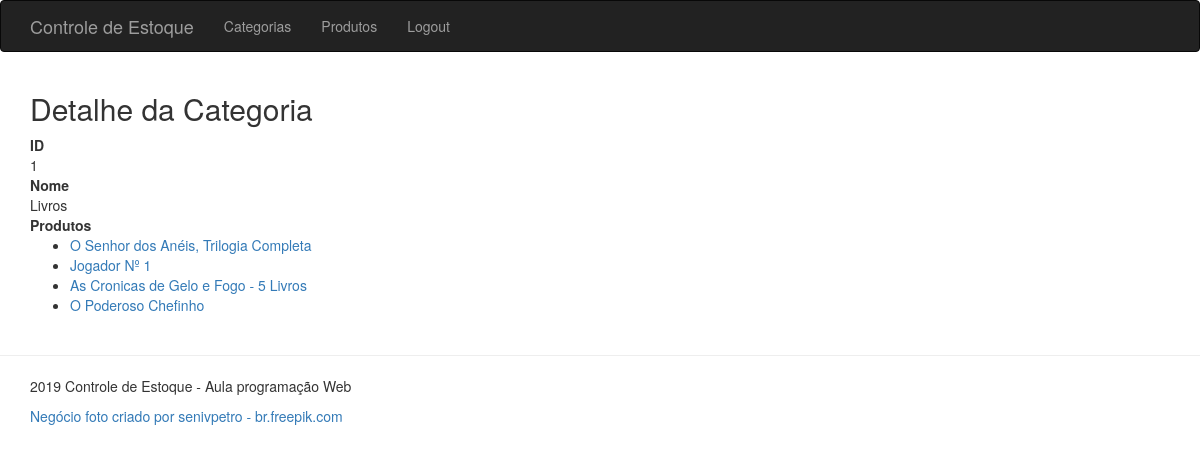
The page /categorias-detalhe.php?id=1 (signed in) on the database its author committed.
### tables this page shows
CREATE TABLE `categorias` (
  `id` int(11) NOT NULL AUTO_INCREMENT,
  `nome` varchar(50) NOT NULL,
  PRIMARY KEY (`id`)
);

CREATE TABLE `produtos` (
  `id` int(11) NOT NULL AUTO_INCREMENT,
  `nome` varchar(150) NOT NULL,
  `preco` double(9,2) NOT NULL,
  `quantidade` int(11) NOT NULL,
  `categoria_id` int(11) NOT NULL,
  PRIMARY KEY (`id`),
  KEY `fk_categorias` (`categoria_id`),
  CONSTRAINT `fk_categorias` FOREIGN KEY (`categoria_id`) REFERENCES `categorias` (`id`)
);

### classes/Categoria.php (called while the page is built, shortened)
<?php
class Categoria
{
    private $id;
    public function carregar(){
        $query = "SELECT id, nome FROM categorias WHERE id =:id";
        $conexao = Conexao::getConnect();
        $stmt = $conexao->prepare($query);
        $stmt->bindValue(":id",$this->id);
        $stmt->execute();
        $list = $stmt->fetch();
        return $list;
    }
    public function carregarProdutos(){
        $this->produtos = Produto::listarPorCategoria($this->id);
    }
}

### classes/Produto.php (called while the page is built, shortened)
<?php
class Produto
{
    public static function listarPorCategoria($categoria_id){
        $query = "SELECT id, nome, preco, quantidade from produtos WHERE categoria_id =
        :categoria_id";
        $conexao = Conexao::getConnect();
        $stmt = $conexao->prepare($query);
        $stmt->bindValue(':categoria_id', $categoria_id);
        $stmt->execute();
        return $stmt->fetchAll();
        }
}

### categorias-detalhe.php (the view, shortened to what this page needs)
<?php
    try {
        $id = $_GET['id'];
        $categoria = new Categoria();
        $categoria->id = $id;
        $resultado = $categoria->carregar();
        $categoria->carregarProdutos();
        $listaProdutos = $categoria->produtos;
    } catch (Exception $e) {
        Erro::trataErro($e);
    }
?>
<?php require_once 'cabecalho.php' ?>
<div class="container">
    <div class="row">
        <div class="col-md-12">
            <h2>Detalhe da Categoria</h2>
        </div>
    </div>
    <dl>
        <dt>ID</dt>
        <dd><?php echo $resultado['id'] ?></dd>
        <dt>Nome</dt>
        <dd><?php echo $resultado['nome'] ?></dd>
        <dt>Produtos</dt>
        <?php if (count($listaProdutos) > 0):?>
            <dd>
                <ul>
                    <?php foreach ($listaProdutos as $linhaProduto) : ?>
                        <li>
                            <a href="produtos-editar.php?id=<?php echo $linhaProduto['id']?>">
                            <?php echo $linhaProduto['nome'] ?></a>
                        </li>
                    <?php endforeach ?>
                </ul>
            </dd>
            <?php else: ?>
                <dd>Não existem produtos para essa categoria</dd>
        <?php endif ?>
    </dl>
</div>
<?php require_once 'rodape.php'?>

### rows shown on the page
categorias: id "1", nome "Livros"
produtos: nome "O Senhor dos Anéis, Trilogia Completa"
produtos: nome "Jogador Nº 1"
produtos: nome "As Cronicas de Gelo e Fogo - 5 Livros"
produtos: nome "O Poderoso Chefinho"
